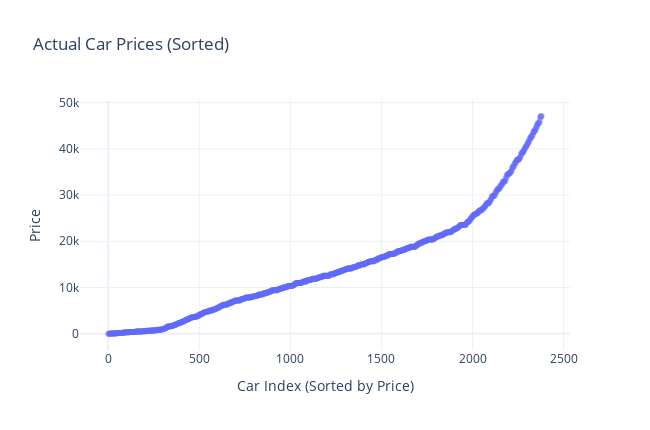

Write notebook code for a chart like this one.
### Code cell
import plotly.graph_objects as go
import numpy as np

# تحويل y_test لـ array
y_test_array = np.array(y_test)

# ترتيب الأسعار تصاعدي
sorted_index = np.argsort(y_test_array)
y_test_sorted = y_test_array[sorted_index]

# X بعد الترتيب
x_axis = np.arange(len(y_test_sorted))

# عمل الرسم باستخدام Plotly
fig = go.Figure()

fig.add_trace(
    go.Scatter(
        x=x_axis,
        y=y_test_sorted,
        mode='markers',
        marker=dict(size=6, opacity=0.2),
        name='Actual Price'
    )
)

fig.update_layout(
    title="Actual Car Prices (Sorted)",
    xaxis_title="Car Index (Sorted by Price)",
    yaxis_title="Price",
    template="plotly_white",
    width=650,
    height=430
)

fig.show()

### Figure 1 — Plotly figure (JSON) as saved in the notebook; plotly's stock layout.template omitted (floating-point values rounded to 4 significant figures; data arrays with more than 128 entries replaced by an {"elided": "..."} marker saying what was removed)
{"data": [{"marker": {"opacity": 0.2, "size": 6}, "mode": "markers", "name": "Actual Price", "type": "scatter", "x": {"elided": "2381 int values"}, "y": {"elided": "2381 int values"}}], "layout": {"height": 430, "title": {"text": "Actual Car Prices (Sorted)"}, "width": 650, "xaxis": {"title": {"text": "Car Index (Sorted by Price)"}}, "yaxis": {"title": {"text": "Price"}}}}
